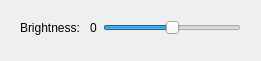
<?xml version="1.0" encoding="UTF-8"?>
<ui version="4.0">
 <class>BrightDialog</class>
 <widget class="QDialog" name="BrightDialog">
  <property name="geometry">
   <rect>
    <x>0</x>
    <y>0</y>
    <width>261</width>
    <height>61</height>
   </rect>
  </property>
  <property name="windowTitle">
   <string>Brightness</string>
  </property>
  <property name="windowIcon">
   <iconset resource="resource.qrc">
    <normaloff>:/images/images/bright.png</normaloff>:/images/images/bright.png</iconset>
  </property>
  <layout class="QVBoxLayout" name="verticalLayout_2">
   <item>
    <widget class="QWidget" name="widget" native="true">
     <layout class="QHBoxLayout" name="horizontalLayout">
      <item>
       <widget class="QLabel" name="label">
        <property name="text">
         <string>Brightness: </string>
        </property>
       </widget>
      </item>
      <item>
       <widget class="QLabel" name="brightLabel">
        <property name="text">
         <string>0</string>
        </property>
       </widget>
      </item>
      <item>
       <widget class="QSlider" name="brightSlider">
        <property name="minimum">
         <number>-200</number>
        </property>
        <property name="maximum">
         <number>200</number>
        </property>
        <property name="value">
         <number>0</number>
        </property>
        <property name="orientation">
         <enum>Qt::Horizontal</enum>
        </property>
       </widget>
      </item>
     </layout>
    </widget>
   </item>
   <item>
    <spacer name="verticalSpacer">
     <property name="orientation">
      <enum>Qt::Vertical</enum>
     </property>
     <property name="sizeHint" stdset="0">
      <size>
       <width>20</width>
       <height>40</height>
      </size>
     </property>
    </spacer>
   </item>
  </layout>
 </widget>
 <resources>
  <include location="resource.qrc"/>
 </resources>
 <connections/>
</ui>
